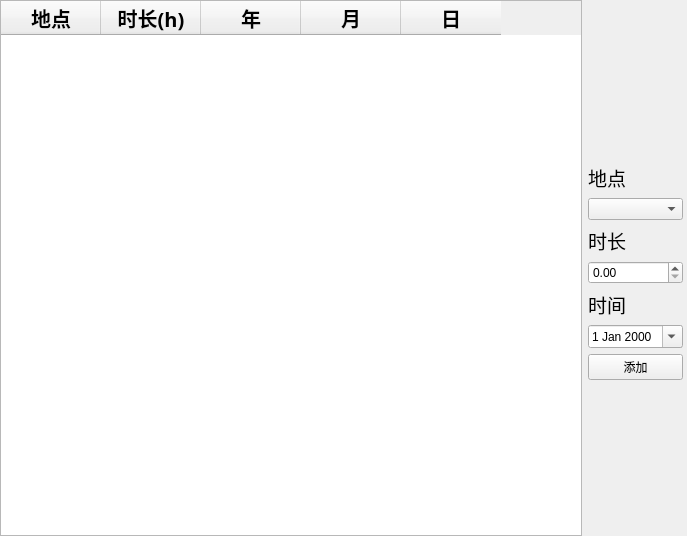
<?xml version="1.0" encoding="UTF-8"?>
<ui version="4.0">
 <class>WorkTime</class>
 <widget class="QWidget" name="WorkTime">
  <property name="geometry">
   <rect>
    <x>0</x>
    <y>0</y>
    <width>687</width>
    <height>536</height>
   </rect>
  </property>
  <property name="windowTitle">
   <string>Form</string>
  </property>
  <layout class="QGridLayout" name="gridLayout">
   <property name="leftMargin">
    <number>0</number>
   </property>
   <property name="topMargin">
    <number>0</number>
   </property>
   <property name="rightMargin">
    <number>4</number>
   </property>
   <property name="bottomMargin">
    <number>0</number>
   </property>
   <property name="spacing">
    <number>6</number>
   </property>
   <item row="2" column="1">
    <widget class="QComboBox" name="location_select"/>
   </item>
   <item row="1" column="1">
    <widget class="QLabel" name="label">
     <property name="font">
      <font>
       <family>宋体</family>
       <pointsize>14</pointsize>
       <italic>false</italic>
       <bold>false</bold>
      </font>
     </property>
     <property name="text">
      <string>地点</string>
     </property>
    </widget>
   </item>
   <item row="6" column="1">
    <widget class="QDateEdit" name="date_edit">
     <property name="calendarPopup">
      <bool>true</bool>
     </property>
    </widget>
   </item>
   <item row="3" column="1">
    <widget class="QLabel" name="label_2">
     <property name="font">
      <font>
       <family>宋体</family>
       <pointsize>14</pointsize>
       <italic>false</italic>
       <bold>false</bold>
      </font>
     </property>
     <property name="text">
      <string>时长</string>
     </property>
    </widget>
   </item>
   <item row="7" column="1">
    <widget class="QPushButton" name="add">
     <property name="text">
      <string>添加</string>
     </property>
    </widget>
   </item>
   <item row="5" column="1">
    <widget class="QLabel" name="label_3">
     <property name="font">
      <font>
       <family>宋体</family>
       <pointsize>14</pointsize>
       <italic>false</italic>
       <bold>false</bold>
      </font>
     </property>
     <property name="text">
      <string>时间</string>
     </property>
    </widget>
   </item>
   <item row="0" column="1">
    <spacer name="verticalSpacer_2">
     <property name="orientation">
      <enum>Qt::Vertical</enum>
     </property>
     <property name="sizeHint" stdset="0">
      <size>
       <width>20</width>
       <height>40</height>
      </size>
     </property>
    </spacer>
   </item>
   <item row="8" column="1">
    <spacer name="verticalSpacer">
     <property name="orientation">
      <enum>Qt::Vertical</enum>
     </property>
     <property name="sizeHint" stdset="0">
      <size>
       <width>20</width>
       <height>40</height>
      </size>
     </property>
    </spacer>
   </item>
   <item row="0" column="0" rowspan="9">
    <widget class="QTableWidget" name="record_list">
     <column>
      <property name="text">
       <string>地点</string>
      </property>
      <property name="font">
       <font>
        <family>宋体</family>
        <pointsize>15</pointsize>
        <bold>true</bold>
       </font>
      </property>
     </column>
     <column>
      <property name="text">
       <string>时长(h)</string>
      </property>
      <property name="font">
       <font>
        <family>宋体</family>
        <pointsize>15</pointsize>
        <bold>true</bold>
       </font>
      </property>
     </column>
     <column>
      <property name="text">
       <string>年</string>
      </property>
      <property name="font">
       <font>
        <family>宋体</family>
        <pointsize>15</pointsize>
        <bold>true</bold>
       </font>
      </property>
     </column>
     <column>
      <property name="text">
       <string>月</string>
      </property>
      <property name="font">
       <font>
        <family>宋体</family>
        <pointsize>15</pointsize>
        <bold>true</bold>
       </font>
      </property>
     </column>
     <column>
      <property name="text">
       <string>日</string>
      </property>
      <property name="font">
       <font>
        <family>宋体</family>
        <pointsize>15</pointsize>
        <bold>true</bold>
       </font>
      </property>
     </column>
    </widget>
   </item>
   <item row="4" column="1">
    <widget class="QDoubleSpinBox" name="time_edit"/>
   </item>
  </layout>
 </widget>
 <resources/>
 <connections/>
</ui>
